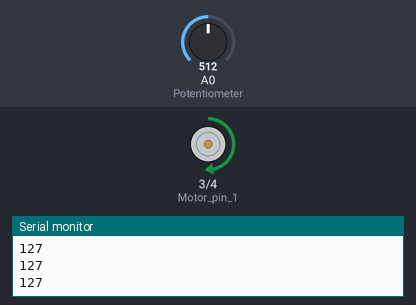
Recording of a sketch running on a simulated Arduino Uno, built with avr-gcc and run on an emulated ATmega328P. Shown: motor-driver pin pairs drawn as motors (green arrow = first pin HIGH = forward, orange = second pin HIGH = backward, longer = more drive), the last lines printed to the serial monitor. Inputs (shaded band) come from the test bench; at power-on: A0 (Potentiometer) = 512.

Above: at 1.2 s.
1.3 s: A0 (Potentiometer) set to 716
At 1.8 s:
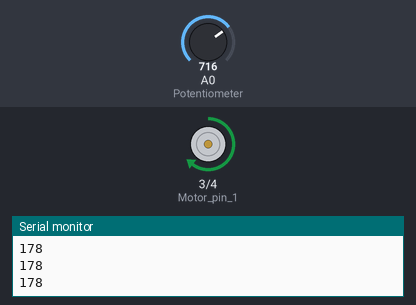
2.8 s: A0 (Potentiometer) set to 900
At 4.0 s:
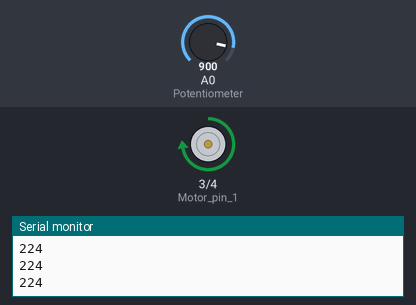
4.3 s: A0 (Potentiometer) set to 122
At 5.2 s:
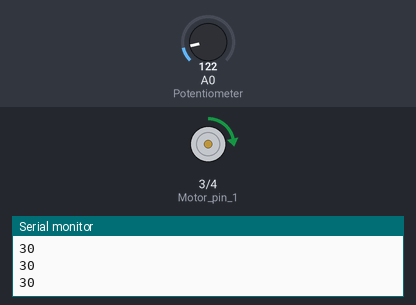
5.8 s: A0 (Potentiometer) set to 0
At 6.4 s:
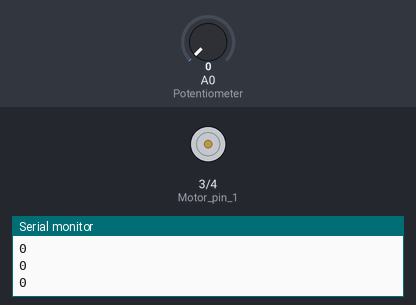
7.3 s: A0 (Potentiometer) set to 511
At 8.7 s:
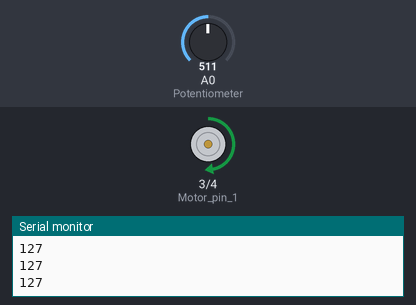
Timing chart, 0 to 9.8 s (numbered marks = the images above; inputs shaded):
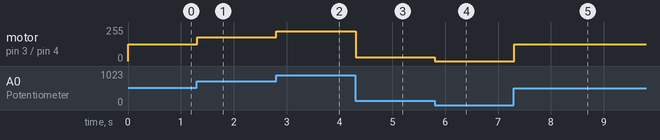

Measured:
- after the input at 1.3 s, motor on pin 3 (Motor_pin_1) / pin 4 (Motor_pin_2): forward 127/255 → forward 178/255 at once
- after the input at 2.8 s, motor on pin 3 (Motor_pin_1) / pin 4 (Motor_pin_2): forward 178/255 → forward 224/255 at once
- after the input at 4.3 s, motor on pin 3 (Motor_pin_1) / pin 4 (Motor_pin_2): forward 224/255 → forward 30/255 at once
- after the input at 5.8 s, motor on pin 3 (Motor_pin_1) / pin 4 (Motor_pin_2): forward 30/255 → stopped at once
- after the input at 7.3 s, motor on pin 3 (Motor_pin_1) / pin 4 (Motor_pin_2): stopped → forward 127/255 at once

The sketch:

analog_pot_read.ino
```cpp
void setup()
{
Serial.begin(9600);
pinMode(3,OUTPUT); // Motor pin 1
pinMode(4,OUTPUT); // Motor pin 2
digitalWrite(4,LOW); // Normally LOW inthis pin
pinMode(A0,INPUT);  // 10k Potentiometer
}
void loop()
{
int s=analogRead(A0); // 10k Potentiometer
int z=map(s,0,1024,0,255);
Serial.println(z);
analogWrite(3,z);
}
```
